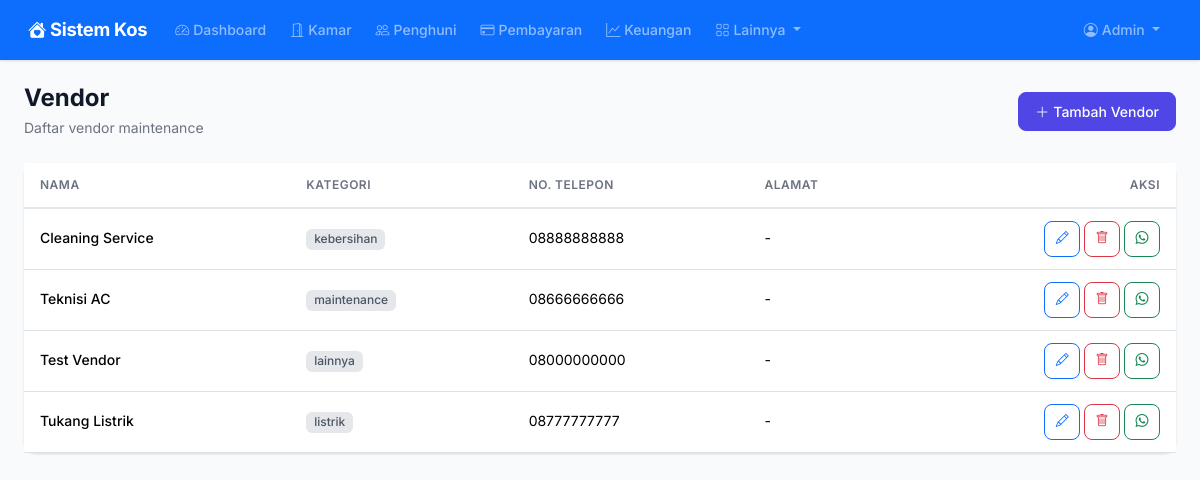
/maintenance/vendor (signed in), run on an earlier commit of the app's database.
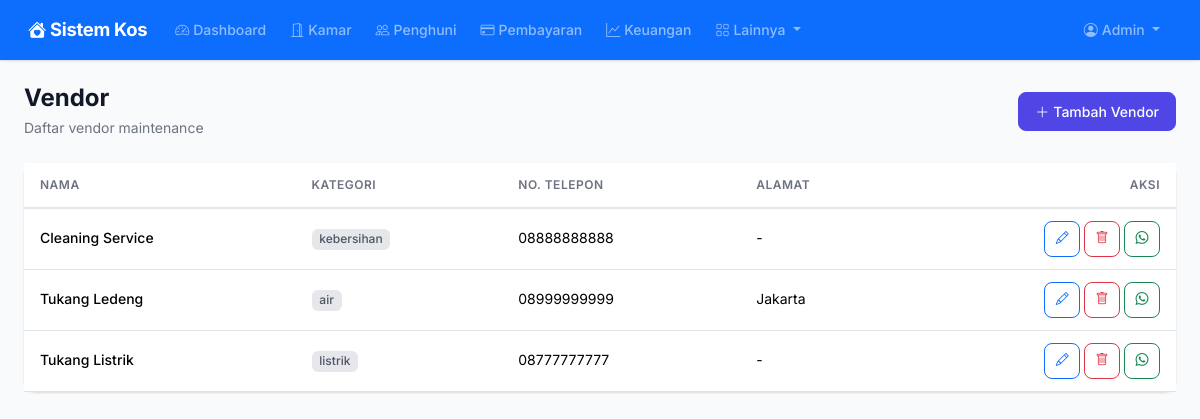
And on a later commit of the database.
### models.py (models this page shows)
class Vendor(db.Model):
    __tablename__ = "vendors"
    id = db.Column(db.Integer, primary_key=True)
    nama = db.Column(db.String(150), nullable=False)
    no_telepon = db.Column(db.String(20))
    kategori = db.Column(db.String(50), default="lainnya")
    alamat = db.Column(db.Text)
    catatan = db.Column(db.Text)
    created_at = db.Column(db.DateTime, default=datetime.utcnow)
    maintenance_requests = db.relationship("MaintenanceRequest", backref="vendor", lazy="dynamic")

### routes/maintenance.py (the view)
@maintenance_bp.route("/vendor")
@login_required
def vendor_index():
    if current_user.role not in ("admin", "management"):
        flash("Akses ditolak.", "danger")
        return redirect(url_for("dashboard.index"))
    vendors = Vendor.query.order_by(Vendor.nama).all()
    return render_template("maintenance/vendor_index.html", vendors=vendors)

### app.py (called while the page is built)
def create_app():
    app = Flask(__name__)
    app.config.from_object("config.Config")
    db.init_app(app)
    login_manager.init_app(app)
    csrf.init_app(app)
    login_manager.login_view = "auth.login"
    login_manager.login_message = "Silakan login terlebih dahulu."
    from models import User
    @login_manager.user_loader
    def load_user(user_id):
        return User.query.get(int(user_id))
    @app.context_processor
    def inject_now():
        from datetime import datetime
        return {"now": datetime.now()}
    @app.context_processor
    def inject_utility():
        from datetime import date
        return {"date_today": date.today()}
    from routes import register_routes
    register_routes(app)
    with app.app_context():
        db.create_all()
    return app

### templates/maintenance/vendor_index.html (shortened to what this page needs)
{% extends "base.html" %}
{% block content %}
<div class="page-header d-flex flex-wrap justify-content-between align-items-center">
    <div>
        <h1>Vendor</h1>
        <p>Daftar vendor maintenance</p>
    </div>
    <a href="{{ url_for('maintenance.vendor_tambah') }}" class="btn btn-primary">
        <i class="bi bi-plus-lg me-1"></i>Tambah Vendor
    </a>
</div>
{% if vendors %}
<div class="card border-0">
    <div class="table-responsive">
        <table class="table table-hover">
            <thead>
                <tr>
                    <th>Nama</th>
                    <th>Kategori</th>
                    <th>No. Telepon</th>
                    <th>Alamat</th>
                    <th class="text-end">Aksi</th>
                </tr>
            </thead>
            <tbody>
                {% for v in vendors %}
                <tr>
                    <td class="fw-medium">{{ v.nama }}</td>
                    <td><span class="badge badge-secondary">{{ v.kategori }}</span></td>
                    <td>{{ v.no_telepon if v.no_telepon else '-' }}</td>
                    <td>{{ v.alamat|truncate(30) if v.alamat else '-' }}</td>
                    <td class="text-end">
                        <a href="{{ url_for('maintenance.vendor_edit', id=v.id) }}" class="btn btn-sm btn-outline-primary btn-icon" title="Edit">
                            <i class="bi bi-pencil"></i>
                        </a>
                        <form method="POST" action="{{ url_for('maintenance.vendor_hapus', id=v.id) }}" class="d-inline" onsubmit="return confirm('Yakin hapus vendor {{ v.nama }}?')">
                            <button type="submit" class="btn btn-sm btn-outline-danger btn-icon" title="Hapus">
                                <i class="bi bi-trash"></i>
                            </button>
                        </form>
                        {% if v.no_telepon %}
                        <a href="{{ url_for('maintenance.vendor_wa', id=v.id) }}" class="btn btn-sm btn-outline-success btn-icon" title="Hubungi WA" target="_blank">
                            <i class="bi bi-whatsapp"></i>
                        </a>
                        {% endif %}
                    </td>
                </tr>
                {% endfor %}
            </tbody>
        </table>
    </div>
</div>
{% endif %}
{% endblock %}

What changed in the data, as far as the page shows it:
removed Vendor: nama "Teknisi AC", kategori "maintenance", no_telepon "08666666666", alamat "-"
removed Vendor: nama "Test Vendor", kategori "lainnya", no_telepon "08000000000", alamat "-"
added Vendor: nama "Tukang Ledeng", kategori "air", no_telepon "08999999999", alamat "Jakarta"
